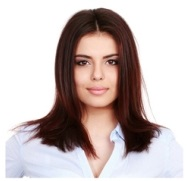
//> input picture OpenCVML/face1.jpg, 187 x 181 px
$ ./Source   (built with g++ and OpenCV 4)
//> lines starting //> are read from the running program, lines starting //| are printed output that depends on the picture
#include <opencv2/core.hpp>
#include <opencv2/imgproc.hpp>
#include "opencv2/imgcodecs.hpp"
#include <opencv2/highgui.hpp>
#include <opencv2/ml.hpp>
#include <string>

using namespace cv;
using namespace cv::ml;


void TraingOnePic(Mat &training_mat, String imgname, int file_num);

// Maching Learning Project using human face to train the model

int main(int, char**)
{
	// Data for visual representation
	int width = 512, height = 512;
	Mat image = Mat::zeros(height, width, CV_8UC3);

	// Set up training data
	int labels[4] = { 1, 1, 1, -1 };
	Mat labelsMat(4, 1, CV_32SC1, labels);


	Mat training_mat(4, 187*181, CV_32FC1);

	TraingOnePic(training_mat, "face1.jpg", 0);
//> the loop in TraingOnePic, `for (int i = 0; i<img_mat.rows; i++)` made 181 passes
//> ii on passes 1 to 3: 187, 374, 561
//> after the loop in TraingOnePic, `for (int i = 0; i<img_mat.rows; i++)`: ii = 33847
	TraingOnePic(training_mat, "face2.jpg", 1);
//> call 2 of TraingOnePic, with imgname = "face2.jpg", file_num = 1
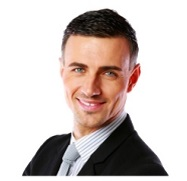
//> input picture OpenCVML/face2.jpg, 187 x 181 px
//> the loop in TraingOnePic (call 2), `for (int i = 0; i<img_mat.rows; i++)` made 181 passes
	TraingOnePic(training_mat, "face3.jpg", 2);
//> call 3 of TraingOnePic, with imgname = "face3.jpg", file_num = 2
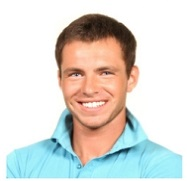
//> input picture OpenCVML/face3.jpg, 187 x 181 px
//> the loop in TraingOnePic (call 3), `for (int i = 0; i<img_mat.rows; i++)` made 181 passes
	TraingOnePic(training_mat, "dogface.jpg", 3);
//> call 4 of TraingOnePic, with imgname = "dogface.jpg", file_num = 3
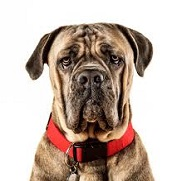
//> input picture OpenCVML/dogface.jpg, 187 x 181 px
//> in TraingOnePic (call 4), `Mat img_mat = imread(imgname, 0);`:
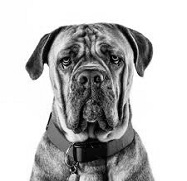
//> img_mat: 181 rows x 187 cols, CV_8UC1; min 0, max 255, mean 187.1
//> the loop in TraingOnePic (call 4), `for (int i = 0; i<img_mat.rows; i++)` made 181 passes

	Ptr<TrainData> td = TrainData::create(training_mat, ROW_SAMPLE, labelsMat);

	Ptr<SVM> svm = SVM::create();
	svm->setType(SVM::C_SVC);
	svm->setKernel(SVM::POLY);
	svm->setGamma(3);
	svm->setDegree(3);
	svm->setTermCriteria(TermCriteria(TermCriteria::MAX_ITER, 100, 1e-6));

	svm->train(td);

	Mat sampleMat = imread("face4.jpg", 0);
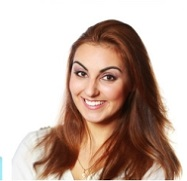
//> input picture OpenCVML/face4.jpg, 187 x 181 px
//> sampleMat: 181 rows x 187 cols, CV_8UC1; min 5, max 255, mean 182.6
	Mat im_f;

	sampleMat.convertTo(im_f, CV_32F);

	float response = svm->predict(im_f.reshape(1, 1));
//> response = 1
	printf("response:%f \n", response);
//| response:1.000000

	sampleMat = imread("dogface2.jpg", 0);
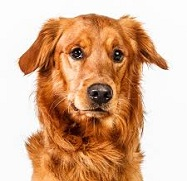
//> input picture OpenCVML/dogface2.jpg, 187 x 181 px
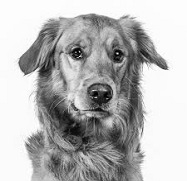
//> sampleMat: 181 rows x 187 cols, CV_8UC1; min 0, max 255, mean 182.9
	sampleMat.convertTo(im_f, CV_32F);

	response = svm->predict(im_f.reshape(1, 1));
//> response = -1
	printf("response:%f \n", response);
//| response:-1.000000

	// Or train the SVM with optimal parameters
	//svm->trainAuto(td);


	imshow("SVM Simple Example", image); // show it to the user*/
	waitKey(0);

}


void TraingOnePic(Mat &training_mat, String imgname, int file_num)
{
	Mat img_mat = imread(imgname, 0); // I used 0 for greyscale
	int ii = 0; // Current column in training_mat

	for (int i = 0; i<img_mat.rows; i++) {
		for (int j = 0; j < img_mat.cols; j++) {
			training_mat.at<float>(file_num, ii++) = img_mat.at<uchar>(i, j);
		}
	}
}
